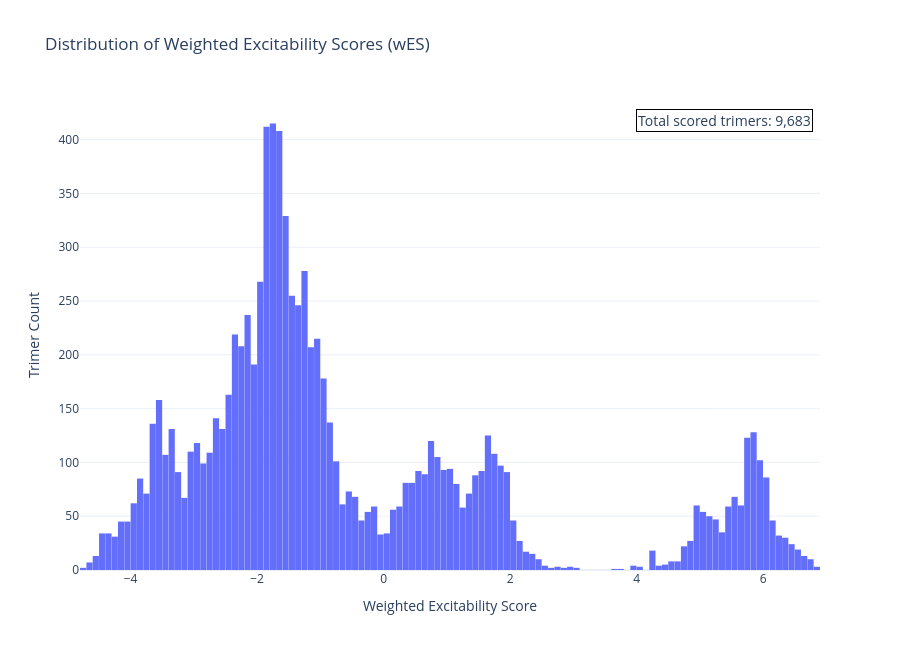
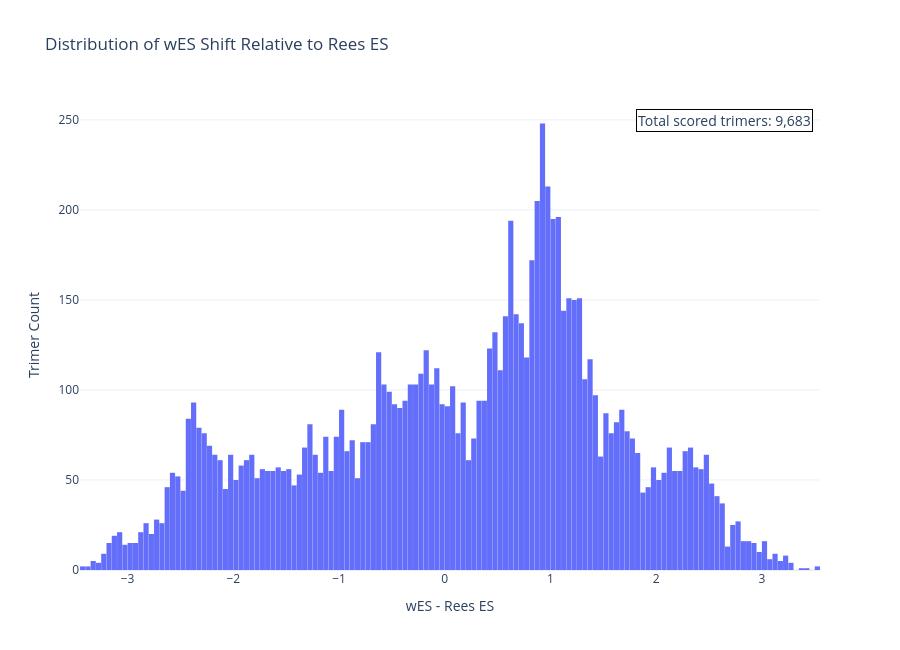
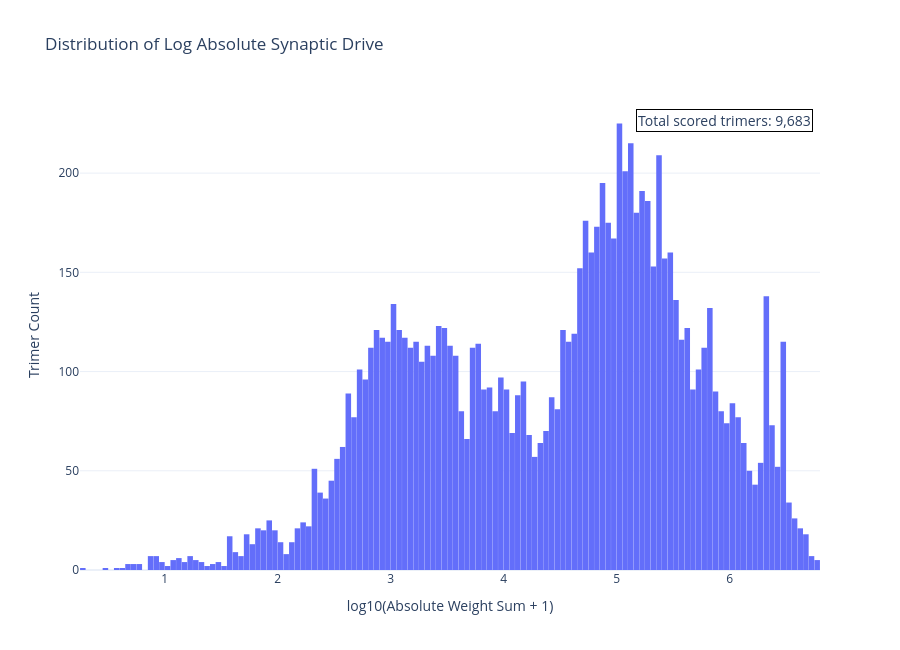
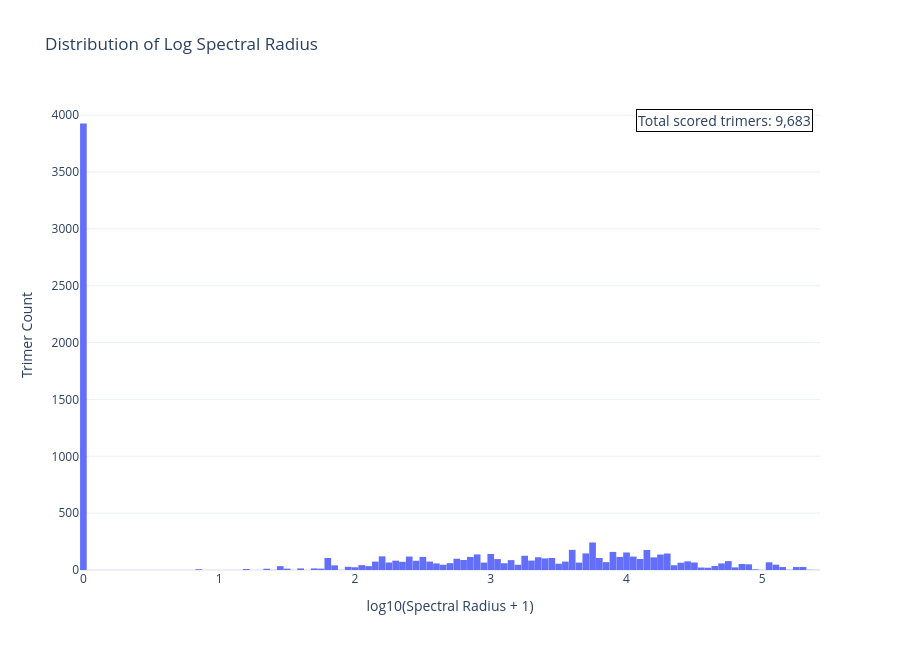

The code cell stored with these charts, in order, in its notebook:
### Markdown cell above
## 7. Interactive Distributions

These Plotly figures are interactive. Use scroll/drag to zoom, double-click to reset axes, and hover to inspect bin counts.

### Code cell
# ============================================================
# 7. Interactive Distribution Plots
# ============================================================

plot_df = df_ok.copy()
TOTAL_N = len(plot_df)

# Add log-transformed columns for heavy-tailed metrics.
plot_df["log10_absolute_weight_sum_plus1"] = np.log10(plot_df["absolute_weight_sum"] + 1)
plot_df["log10_spectral_radius_plus1"] = np.log10(plot_df["spectral_radius"] + 1)

fig_wes = px.histogram(
    plot_df,
    x="wES",
    nbins=150,
    title="Distribution of Weighted Excitability Scores (wES)",
)
fig_wes.update_layout(
    xaxis_title="Weighted Excitability Score",
    yaxis_title="Trimer Count",
    bargap=0.02,
    template="plotly_white",
    height=650,
)
fig_wes.add_annotation(
    x=0.99, y=0.98, xref="paper", yref="paper",
    text=f"Total scored trimers: {TOTAL_N:,}",
    showarrow=False,
    align="right",
    bgcolor="white",
    bordercolor="black",
    borderwidth=1,
    font=dict(size=14),
)
fig_wes.show()
fig_wes.write_html(OUTPUT_DIR / "section7_interactive_wES_histogram.html")

fig_shift = px.histogram(
    plot_df,
    x="wES_minus_rees_ES",
    nbins=150,
    title="Distribution of wES Shift Relative to Rees ES",
)
fig_shift.update_layout(
    xaxis_title="wES - Rees ES",
    yaxis_title="Trimer Count",
    bargap=0.02,
    template="plotly_white",
    height=650,
)
fig_shift.add_annotation(
    x=0.99, y=0.98, xref="paper", yref="paper",
    text=f"Total scored trimers: {TOTAL_N:,}",
    showarrow=False,
    align="right",
    bgcolor="white",
    bordercolor="black",
    borderwidth=1,
    font=dict(size=14),
)
fig_shift.show()
fig_shift.write_html(OUTPUT_DIR / "section7_interactive_wES_minus_rees_histogram.html")

fig_drive = px.histogram(
    plot_df,
    x="log10_absolute_weight_sum_plus1",
    nbins=150,
    title="Distribution of Log Absolute Synaptic Drive",
)
fig_drive.update_layout(
    xaxis_title="log10(Absolute Weight Sum + 1)",
    yaxis_title="Trimer Count",
    bargap=0.02,
    template="plotly_white",
    height=650,
)
fig_drive.add_annotation(
    x=0.99, y=0.98, xref="paper", yref="paper",
    text=f"Total scored trimers: {TOTAL_N:,}",
    showarrow=False,
    align="right",
    bgcolor="white",
    bordercolor="black",
    borderwidth=1,
    font=dict(size=14),
)
fig_drive.show()
fig_drive.write_html(OUTPUT_DIR / "section7_interactive_absolute_drive_histogram.html")

fig_spectral = px.histogram(
    plot_df,
    x="log10_spectral_radius_plus1",
    nbins=150,
    title="Distribution of Log Spectral Radius",
)
fig_spectral.update_layout(
    xaxis_title="log10(Spectral Radius + 1)",
    yaxis_title="Trimer Count",
    bargap=0.02,
    template="plotly_white",
    height=650,
)
fig_spectral.add_annotation(
    x=0.99, y=0.98, xref="paper", yref="paper",
    text=f"Total scored trimers: {TOTAL_N:,}",
    showarrow=False,
    align="right",
    bgcolor="white",
    bordercolor="black",
    borderwidth=1,
    font=dict(size=14),
)
fig_spectral.show()
fig_spectral.write_html(OUTPUT_DIR / "section7_interactive_spectral_radius_histogram.html")

print("Section 7 interactive HTML plots saved to:", OUTPUT_DIR)

### Figure 1 — Plotly figure (JSON) as saved in the notebook; plotly's stock layout.template omitted (floating-point values rounded to 4 significant figures; data arrays with more than 128 entries replaced by an {"elided": "..."} marker saying what was removed)
{"data": [{"bingroup": "x", "hovertemplate": "wES=%{x}<br>count=%{y}<extra></extra>", "legendgroup": "", "marker": {"color": "#636efa", "pattern": {"shape": ""}}, "name": "", "nbinsx": 150, "orientation": "v", "showlegend": false, "type": "histogram", "x": {"elided": "9683 float values"}, "xaxis": "x", "yaxis": "y"}], "layout": {"annotations": [{"align": "right", "bgcolor": "white", "bordercolor": "black", "borderwidth": 1, "font": {"size": 14}, "showarrow": false, "text": "Total scored trimers: 9,683", "x": 0.99, "xref": "paper", "y": 0.98, "yref": "paper"}], "bargap": 0.02, "barmode": "relative", "height": 650, "legend": {"tracegroupgap": 0}, "title": {"text": "Distribution of Weighted Excitability Scores (wES)"}, "xaxis": {"anchor": "y", "domain": [0, 1], "title": {"text": "Weighted Excitability Score"}}, "yaxis": {"anchor": "x", "domain": [0, 1], "title": {"text": "Trimer Count"}}}}

### Figure 2 — Plotly figure (JSON) as saved in the notebook; plotly's stock layout.template omitted (floating-point values rounded to 4 significant figures; data arrays with more than 128 entries replaced by an {"elided": "..."} marker saying what was removed)
{"data": [{"bingroup": "x", "hovertemplate": "wES_minus_rees_ES=%{x}<br>count=%{y}<extra></extra>", "legendgroup": "", "marker": {"color": "#636efa", "pattern": {"shape": ""}}, "name": "", "nbinsx": 150, "orientation": "v", "showlegend": false, "type": "histogram", "x": {"elided": "9683 float values"}, "xaxis": "x", "yaxis": "y"}], "layout": {"annotations": [{"align": "right", "bgcolor": "white", "bordercolor": "black", "borderwidth": 1, "font": {"size": 14}, "showarrow": false, "text": "Total scored trimers: 9,683", "x": 0.99, "xref": "paper", "y": 0.98, "yref": "paper"}], "bargap": 0.02, "barmode": "relative", "height": 650, "legend": {"tracegroupgap": 0}, "title": {"text": "Distribution of wES Shift Relative to Rees ES"}, "xaxis": {"anchor": "y", "domain": [0, 1], "title": {"text": "wES - Rees ES"}}, "yaxis": {"anchor": "x", "domain": [0, 1], "title": {"text": "Trimer Count"}}}}

### Figure 3 — Plotly figure (JSON) as saved in the notebook; plotly's stock layout.template omitted (floating-point values rounded to 4 significant figures; data arrays with more than 128 entries replaced by an {"elided": "..."} marker saying what was removed)
{"data": [{"bingroup": "x", "hovertemplate": "log10_absolute_weight_sum_plus1=%{x}<br>count=%{y}<extra></extra>", "legendgroup": "", "marker": {"color": "#636efa", "pattern": {"shape": ""}}, "name": "", "nbinsx": 150, "orientation": "v", "showlegend": false, "type": "histogram", "x": {"elided": "9683 float values"}, "xaxis": "x", "yaxis": "y"}], "layout": {"annotations": [{"align": "right", "bgcolor": "white", "bordercolor": "black", "borderwidth": 1, "font": {"size": 14}, "showarrow": false, "text": "Total scored trimers: 9,683", "x": 0.99, "xref": "paper", "y": 0.98, "yref": "paper"}], "bargap": 0.02, "barmode": "relative", "height": 650, "legend": {"tracegroupgap": 0}, "title": {"text": "Distribution of Log Absolute Synaptic Drive"}, "xaxis": {"anchor": "y", "domain": [0, 1], "title": {"text": "log10(Absolute Weight Sum + 1)"}}, "yaxis": {"anchor": "x", "domain": [0, 1], "title": {"text": "Trimer Count"}}}}

### Figure 4 — Plotly figure (JSON) as saved in the notebook; plotly's stock layout.template omitted (floating-point values rounded to 4 significant figures; data arrays with more than 128 entries replaced by an {"elided": "..."} marker saying what was removed)
{"data": [{"bingroup": "x", "hovertemplate": "log10_spectral_radius_plus1=%{x}<br>count=%{y}<extra></extra>", "legendgroup": "", "marker": {"color": "#636efa", "pattern": {"shape": ""}}, "name": "", "nbinsx": 150, "orientation": "v", "showlegend": false, "type": "histogram", "x": {"elided": "9683 float values"}, "xaxis": "x", "yaxis": "y"}], "layout": {"annotations": [{"align": "right", "bgcolor": "white", "bordercolor": "black", "borderwidth": 1, "font": {"size": 14}, "showarrow": false, "text": "Total scored trimers: 9,683", "x": 0.99, "xref": "paper", "y": 0.98, "yref": "paper"}], "bargap": 0.02, "barmode": "relative", "height": 650, "legend": {"tracegroupgap": 0}, "title": {"text": "Distribution of Log Spectral Radius"}, "xaxis": {"anchor": "y", "domain": [0, 1], "title": {"text": "log10(Spectral Radius + 1)"}}, "yaxis": {"anchor": "x", "domain": [0, 1], "title": {"text": "Trimer Count"}}}}
